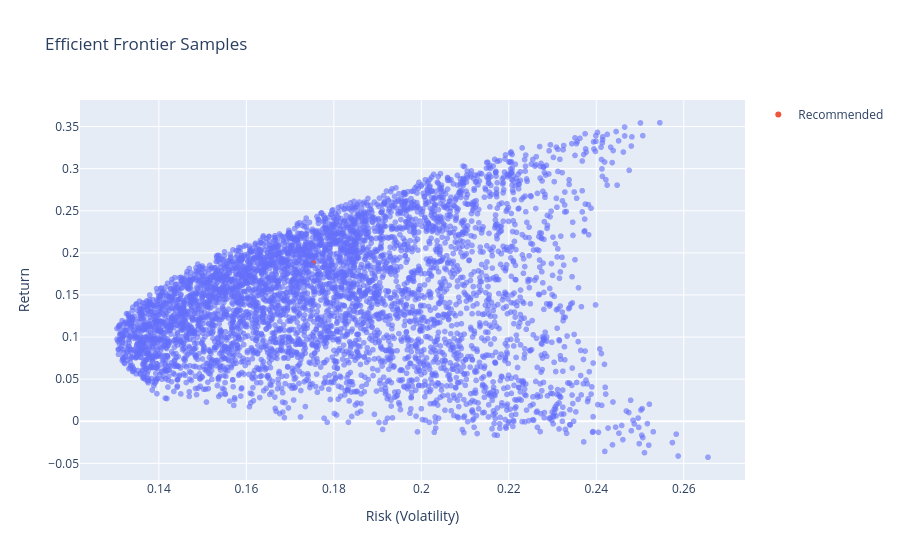

Source (notebook cell):
### Markdown cell above
## 4. Visualizations & Insights

Plot sampled portfolios and highlight the recommended allocation point.

### Code cell
fig = px.scatter(frontier, x="Risk", y="Return", opacity=0.6, title="Efficient Frontier Samples")
fig.add_scatter(x=[expected_risk], y=[expected_return], mode="markers", name="Recommended")
fig.update_layout(xaxis_title="Risk (Volatility)", yaxis_title="Return")
fig.show()

### Figure 1 — Plotly figure (JSON) as saved in the notebook; plotly's stock layout.template omitted (floating-point values rounded to 4 significant figures; data arrays with more than 128 entries replaced by an {"elided": "..."} marker saying what was removed)
{"data": [{"hovertemplate": "Risk=%{x}<br>Return=%{y}<extra></extra>", "legendgroup": "", "marker": {"color": "#636efa", "opacity": 0.6, "symbol": "circle"}, "mode": "markers", "name": "", "showlegend": false, "type": "scattergl", "x": {"elided": "5000 float values"}, "xaxis": "x", "y": {"elided": "5000 float values"}, "yaxis": "y"}, {"mode": "markers", "name": "Recommended", "type": "scatter", "x": [0.1753], "y": [0.1885]}], "layout": {"legend": {"tracegroupgap": 0}, "title": {"text": "Efficient Frontier Samples"}, "xaxis": {"anchor": "y", "domain": [0, 1], "title": {"text": "Risk (Volatility)"}}, "yaxis": {"anchor": "x", "domain": [0, 1], "title": {"text": "Return"}}}}
